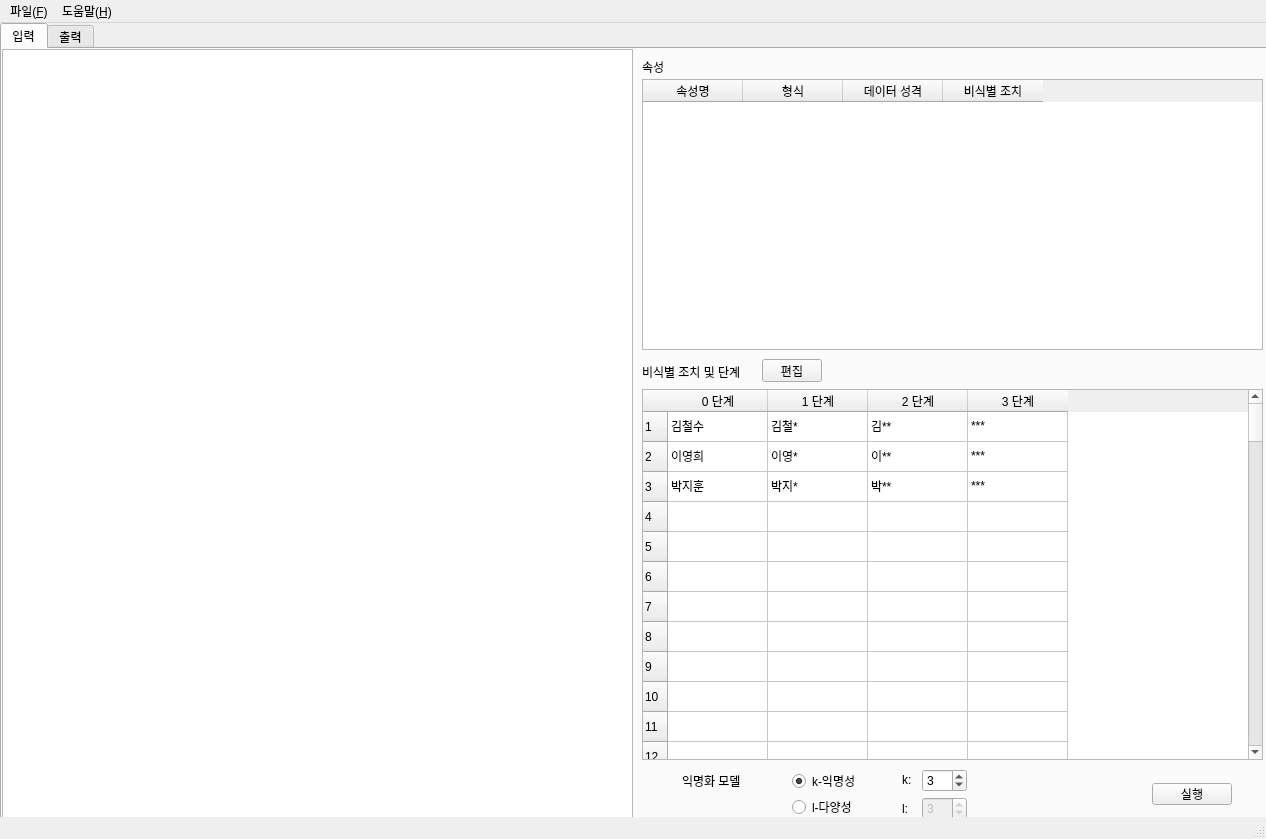
<?xml version="1.0" encoding="UTF-8"?>
<ui version="4.0">
 <class>MainWindow</class>
 <widget class="QMainWindow" name="MainWindow">
  <property name="geometry">
   <rect>
    <x>0</x>
    <y>0</y>
    <width>1266</width>
    <height>839</height>
   </rect>
  </property>
  <property name="contextMenuPolicy">
   <enum>Qt::NoContextMenu</enum>
  </property>
  <property name="windowTitle">
   <string>Deidentipyer</string>
  </property>
  <property name="dockNestingEnabled">
   <bool>true</bool>
  </property>
  <property name="dockOptions">
   <set>QMainWindow::AllowNestedDocks|QMainWindow::AllowTabbedDocks|QMainWindow::AnimatedDocks|QMainWindow::ForceTabbedDocks</set>
  </property>
  <widget class="QWidget" name="centralwidget">
   <property name="autoFillBackground">
    <bool>false</bool>
   </property>
   <widget class="QTabWidget" name="mainTab">
    <property name="geometry">
     <rect>
      <x>0</x>
      <y>0</y>
      <width>1271</width>
      <height>810</height>
     </rect>
    </property>
    <property name="currentIndex">
     <number>0</number>
    </property>
    <widget class="QWidget" name="input_tab">
     <attribute name="title">
      <string>입력</string>
     </attribute>
     <widget class="QLabel" name="label">
      <property name="geometry">
       <rect>
        <x>640</x>
        <y>10</y>
        <width>54</width>
        <height>16</height>
       </rect>
      </property>
      <property name="text">
       <string>속성</string>
      </property>
     </widget>
     <widget class="QTableWidget" name="levelTable">
      <property name="geometry">
       <rect>
        <x>640</x>
        <y>340</y>
        <width>621</width>
        <height>371</height>
       </rect>
      </property>
      <property name="cornerButtonEnabled">
       <bool>true</bool>
      </property>
      <property name="rowCount">
       <number>100</number>
      </property>
      <property name="columnCount">
       <number>4</number>
      </property>
      <row/>
      <row/>
      <row/>
      <row/>
      <row/>
      <row/>
      <row/>
      <row/>
      <row/>
      <row/>
      <row/>
      <row/>
      <row/>
      <row/>
      <row/>
      <row/>
      <row/>
      <row/>
      <row/>
      <row/>
      <row/>
      <row/>
      <row/>
      <row/>
      <row/>
      <row/>
      <row/>
      <row/>
      <row/>
      <row/>
      <row/>
      <row/>
      <row/>
      <row/>
      <row/>
      <row/>
      <row/>
      <row/>
      <row/>
      <row/>
      <row/>
      <row/>
      <row/>
      <row/>
      <row/>
      <row/>
      <row/>
      <row/>
      <row/>
      <row/>
      <row/>
      <row/>
      <row/>
      <row/>
      <row/>
      <row/>
      <row/>
      <row/>
      <row/>
      <row/>
      <row/>
      <row/>
      <row/>
      <row/>
      <row/>
      <row/>
      <row/>
      <row/>
      <row/>
      <row/>
      <row/>
      <row/>
      <row/>
      <row/>
      <row/>
      <row/>
      <row/>
      <row/>
      <row/>
      <row/>
      <row/>
      <row/>
      <row/>
      <row/>
      <row/>
      <row/>
      <row/>
      <row/>
      <row/>
      <row/>
      <row/>
      <row/>
      <row/>
      <row/>
      <row/>
      <row/>
      <row/>
      <row/>
      <row/>
      <row/>
      <column>
       <property name="text">
        <string>0 단계</string>
       </property>
      </column>
      <column>
       <property name="text">
        <string>1 단계</string>
       </property>
      </column>
      <column>
       <property name="text">
        <string>2 단계</string>
       </property>
      </column>
      <column>
       <property name="text">
        <string>3 단계</string>
       </property>
      </column>
      <item row="0" column="0">
       <property name="text">
        <string>김철수</string>
       </property>
      </item>
      <item row="0" column="1">
       <property name="text">
        <string>김철*</string>
       </property>
      </item>
      <item row="0" column="2">
       <property name="text">
        <string>김**</string>
       </property>
      </item>
      <item row="0" column="3">
       <property name="text">
        <string>***</string>
       </property>
      </item>
      <item row="1" column="0">
       <property name="text">
        <string>이영희</string>
       </property>
      </item>
      <item row="1" column="1">
       <property name="text">
        <string>이영*</string>
       </property>
      </item>
      <item row="1" column="2">
       <property name="text">
        <string>이**</string>
       </property>
      </item>
      <item row="1" column="3">
       <property name="text">
        <string>***</string>
       </property>
      </item>
      <item row="2" column="0">
       <property name="text">
        <string>박지훈</string>
       </property>
      </item>
      <item row="2" column="1">
       <property name="text">
        <string>박지*</string>
       </property>
      </item>
      <item row="2" column="2">
       <property name="text">
        <string>박**</string>
       </property>
      </item>
      <item row="2" column="3">
       <property name="text">
        <string>***</string>
       </property>
      </item>
     </widget>
     <widget class="QLabel" name="label_2">
      <property name="geometry">
       <rect>
        <x>640</x>
        <y>315</y>
        <width>121</width>
        <height>16</height>
       </rect>
      </property>
      <property name="text">
       <string>비식별 조치 및 단계</string>
      </property>
     </widget>
     <widget class="QSpinBox" name="kValueBox">
      <property name="geometry">
       <rect>
        <x>920</x>
        <y>720</y>
        <width>45</width>
        <height>23</height>
       </rect>
      </property>
      <property name="minimum">
       <number>1</number>
      </property>
      <property name="value">
       <number>3</number>
      </property>
     </widget>
     <widget class="QSpinBox" name="lValueBox">
      <property name="enabled">
       <bool>false</bool>
      </property>
      <property name="geometry">
       <rect>
        <x>920</x>
        <y>748</y>
        <width>45</width>
        <height>23</height>
       </rect>
      </property>
      <property name="minimum">
       <number>1</number>
      </property>
      <property name="value">
       <number>3</number>
      </property>
     </widget>
     <widget class="QLabel" name="label_3">
      <property name="geometry">
       <rect>
        <x>900</x>
        <y>724</y>
        <width>54</width>
        <height>14</height>
       </rect>
      </property>
      <property name="text">
       <string>k:</string>
      </property>
     </widget>
     <widget class="QLabel" name="label_4">
      <property name="enabled">
       <bool>true</bool>
      </property>
      <property name="geometry">
       <rect>
        <x>900</x>
        <y>753</y>
        <width>54</width>
        <height>14</height>
       </rect>
      </property>
      <property name="text">
       <string>l:</string>
      </property>
     </widget>
     <widget class="QPushButton" name="runButton">
      <property name="geometry">
       <rect>
        <x>1150</x>
        <y>734</y>
        <width>80</width>
        <height>22</height>
       </rect>
      </property>
      <property name="text">
       <string>실행</string>
      </property>
      <property name="shortcut">
       <string>Ctrl+R</string>
      </property>
     </widget>
     <widget class="QLabel" name="label_5">
      <property name="geometry">
       <rect>
        <x>680</x>
        <y>724</y>
        <width>81</width>
        <height>16</height>
       </rect>
      </property>
      <property name="text">
       <string>익명화 모델</string>
      </property>
     </widget>
     <widget class="QRadioButton" name="kRadioButton">
      <property name="geometry">
       <rect>
        <x>790</x>
        <y>724</y>
        <width>90</width>
        <height>16</height>
       </rect>
      </property>
      <property name="text">
       <string>k-익명성</string>
      </property>
      <property name="checked">
       <bool>true</bool>
      </property>
     </widget>
     <widget class="QRadioButton" name="lRadioButton">
      <property name="geometry">
       <rect>
        <x>790</x>
        <y>750</y>
        <width>90</width>
        <height>16</height>
       </rect>
      </property>
      <property name="text">
       <string>l-다양성</string>
      </property>
     </widget>
     <widget class="QPushButton" name="levelEditButton">
      <property name="enabled">
       <bool>true</bool>
      </property>
      <property name="geometry">
       <rect>
        <x>760</x>
        <y>310</y>
        <width>60</width>
        <height>23</height>
       </rect>
      </property>
      <property name="text">
       <string>편집</string>
      </property>
     </widget>
     <widget class="QTableWidget" name="inputTable">
      <property name="geometry">
       <rect>
        <x>0</x>
        <y>0</y>
        <width>631</width>
        <height>771</height>
       </rect>
      </property>
      <property name="sizePolicy">
       <sizepolicy hsizetype="Minimum" vsizetype="Fixed">
        <horstretch>0</horstretch>
        <verstretch>0</verstretch>
       </sizepolicy>
      </property>
      <property name="rowCount">
       <number>0</number>
      </property>
      <property name="columnCount">
       <number>0</number>
      </property>
      <attribute name="horizontalHeaderVisible">
       <bool>true</bool>
      </attribute>
      <attribute name="verticalHeaderVisible">
       <bool>true</bool>
      </attribute>
     </widget>
     <widget class="QTableWidget" name="attributeTable">
      <property name="enabled">
       <bool>true</bool>
      </property>
      <property name="geometry">
       <rect>
        <x>640</x>
        <y>30</y>
        <width>621</width>
        <height>271</height>
       </rect>
      </property>
      <property name="editTriggers">
       <set>QAbstractItemView::NoEditTriggers</set>
      </property>
      <property name="tabKeyNavigation">
       <bool>false</bool>
      </property>
      <property name="rowCount">
       <number>0</number>
      </property>
      <property name="columnCount">
       <number>4</number>
      </property>
      <attribute name="horizontalHeaderVisible">
       <bool>true</bool>
      </attribute>
      <attribute name="verticalHeaderVisible">
       <bool>false</bool>
      </attribute>
      <column>
       <property name="text">
        <string>속성명</string>
       </property>
      </column>
      <column>
       <property name="text">
        <string>형식</string>
       </property>
      </column>
      <column>
       <property name="text">
        <string>데이터 성격</string>
       </property>
      </column>
      <column>
       <property name="text">
        <string>비식별 조치</string>
       </property>
      </column>
     </widget>
    </widget>
    <widget class="QWidget" name="outpu_tab">
     <attribute name="title">
      <string>출력</string>
     </attribute>
     <widget class="QLabel" name="label_6">
      <property name="geometry">
       <rect>
        <x>300</x>
        <y>730</y>
        <width>191</width>
        <height>21</height>
       </rect>
      </property>
      <property name="font">
       <font>
        <pointsize>12</pointsize>
       </font>
      </property>
      <property name="text">
       <string>재식별 위험:</string>
      </property>
     </widget>
     <widget class="QLabel" name="riskPercentLabel">
      <property name="geometry">
       <rect>
        <x>460</x>
        <y>730</y>
        <width>81</width>
        <height>21</height>
       </rect>
      </property>
      <property name="font">
       <font>
        <family>굴림</family>
        <pointsize>12</pointsize>
        <weight>75</weight>
        <bold>true</bold>
       </font>
      </property>
      <property name="text">
       <string>30 %</string>
      </property>
     </widget>
     <widget class="QLabel" name="label_8">
      <property name="geometry">
       <rect>
        <x>590</x>
        <y>730</y>
        <width>91</width>
        <height>21</height>
       </rect>
      </property>
      <property name="font">
       <font>
        <pointsize>12</pointsize>
       </font>
      </property>
      <property name="text">
       <string>위험 수준:</string>
      </property>
     </widget>
     <widget class="QLabel" name="label_9">
      <property name="geometry">
       <rect>
        <x>680</x>
        <y>730</y>
        <width>41</width>
        <height>21</height>
       </rect>
      </property>
      <property name="font">
       <font>
        <pointsize>12</pointsize>
       </font>
      </property>
      <property name="styleSheet">
       <string notr="true">background-color: red;
color: white</string>
      </property>
      <property name="text">
       <string>위험.</string>
      </property>
     </widget>
     <widget class="QPushButton" name="returnButton">
      <property name="geometry">
       <rect>
        <x>1040</x>
        <y>730</y>
        <width>80</width>
        <height>22</height>
       </rect>
      </property>
      <property name="text">
       <string>돌아가기</string>
      </property>
     </widget>
     <widget class="QLabel" name="label_10">
      <property name="geometry">
       <rect>
        <x>680</x>
        <y>750</y>
        <width>341</width>
        <height>20</height>
       </rect>
      </property>
      <property name="font">
       <font>
        <pointsize>12</pointsize>
       </font>
      </property>
      <property name="text">
       <string>적절한 설정을 사용하여 다시 비식별화하십시오.</string>
      </property>
     </widget>
     <widget class="QTableWidget" name="outputTableRight">
      <property name="geometry">
       <rect>
        <x>650</x>
        <y>20</y>
        <width>611</width>
        <height>701</height>
       </rect>
      </property>
      <property name="editTriggers">
       <set>QAbstractItemView::NoEditTriggers</set>
      </property>
      <property name="rowCount">
       <number>0</number>
      </property>
      <property name="columnCount">
       <number>0</number>
      </property>
      <attribute name="verticalHeaderVisible">
       <bool>false</bool>
      </attribute>
     </widget>
     <widget class="QTableWidget" name="outputTableLeft">
      <property name="geometry">
       <rect>
        <x>0</x>
        <y>20</y>
        <width>621</width>
        <height>701</height>
       </rect>
      </property>
      <property name="editTriggers">
       <set>QAbstractItemView::NoEditTriggers</set>
      </property>
      <property name="rowCount">
       <number>0</number>
      </property>
      <property name="columnCount">
       <number>0</number>
      </property>
      <attribute name="verticalHeaderVisible">
       <bool>false</bool>
      </attribute>
     </widget>
     <widget class="QLabel" name="label_11">
      <property name="geometry">
       <rect>
        <x>628</x>
        <y>330</y>
        <width>31</width>
        <height>51</height>
       </rect>
      </property>
      <property name="font">
       <font>
        <family>Agency FB</family>
        <pointsize>24</pointsize>
       </font>
      </property>
      <property name="text">
       <string>⇨</string>
      </property>
     </widget>
     <widget class="QLabel" name="label_7">
      <property name="geometry">
       <rect>
        <x>260</x>
        <y>3</y>
        <width>101</width>
        <height>16</height>
       </rect>
      </property>
      <property name="font">
       <font>
        <weight>75</weight>
        <bold>true</bold>
       </font>
      </property>
      <property name="text">
       <string>입력 데이터</string>
      </property>
     </widget>
     <widget class="QLabel" name="label_12">
      <property name="geometry">
       <rect>
        <x>930</x>
        <y>3</y>
        <width>101</width>
        <height>16</height>
       </rect>
      </property>
      <property name="font">
       <font>
        <weight>75</weight>
        <bold>true</bold>
       </font>
      </property>
      <property name="text">
       <string>출력 데이터</string>
      </property>
     </widget>
     <widget class="QPushButton" name="pushButton">
      <property name="geometry">
       <rect>
        <x>150</x>
        <y>724</y>
        <width>111</width>
        <height>50</height>
       </rect>
      </property>
      <property name="text">
       <string>재식별 위험 평가</string>
      </property>
     </widget>
    </widget>
   </widget>
  </widget>
  <widget class="QMenuBar" name="menubar">
   <property name="geometry">
    <rect>
     <x>0</x>
     <y>0</y>
     <width>1266</width>
     <height>21</height>
    </rect>
   </property>
   <widget class="QMenu" name="menuFile">
    <property name="title">
     <string>파일(&amp;F)</string>
    </property>
    <addaction name="actionImport"/>
    <addaction name="actionSave_input"/>
    <addaction name="actionSave_output"/>
    <addaction name="separator"/>
    <addaction name="actionQuit"/>
   </widget>
   <widget class="QMenu" name="menuHelp">
    <property name="title">
     <string>도움말(&amp;H)</string>
    </property>
    <addaction name="actionHelp_content"/>
    <addaction name="actionAbout"/>
   </widget>
   <addaction name="menuFile"/>
   <addaction name="menuHelp"/>
  </widget>
  <widget class="QStatusBar" name="statusbar"/>
  <action name="actionImport">
   <property name="text">
    <string>가져오기(&amp;I)…</string>
   </property>
   <property name="shortcut">
    <string>Ctrl+O</string>
   </property>
  </action>
  <action name="actionSave_input">
   <property name="text">
    <string>입력 파일 저장(&amp;S)...</string>
   </property>
   <property name="shortcut">
    <string>Ctrl+S</string>
   </property>
  </action>
  <action name="actionSave_output">
   <property name="text">
    <string>출력 파일 저장(&amp;T)...</string>
   </property>
   <property name="shortcut">
    <string>Ctrl+Shift+S</string>
   </property>
  </action>
  <action name="actionQuit">
   <property name="text">
    <string>종료(&amp;Q)</string>
   </property>
  </action>
  <action name="actionHelp_content">
   <property name="text">
    <string>도움말 항목(&amp;H)...</string>
   </property>
   <property name="shortcut">
    <string>F1</string>
   </property>
  </action>
  <action name="actionAbout">
   <property name="text">
    <string>정보(&amp;A)...</string>
   </property>
  </action>
 </widget>
 <resources/>
 <connections/>
</ui>
